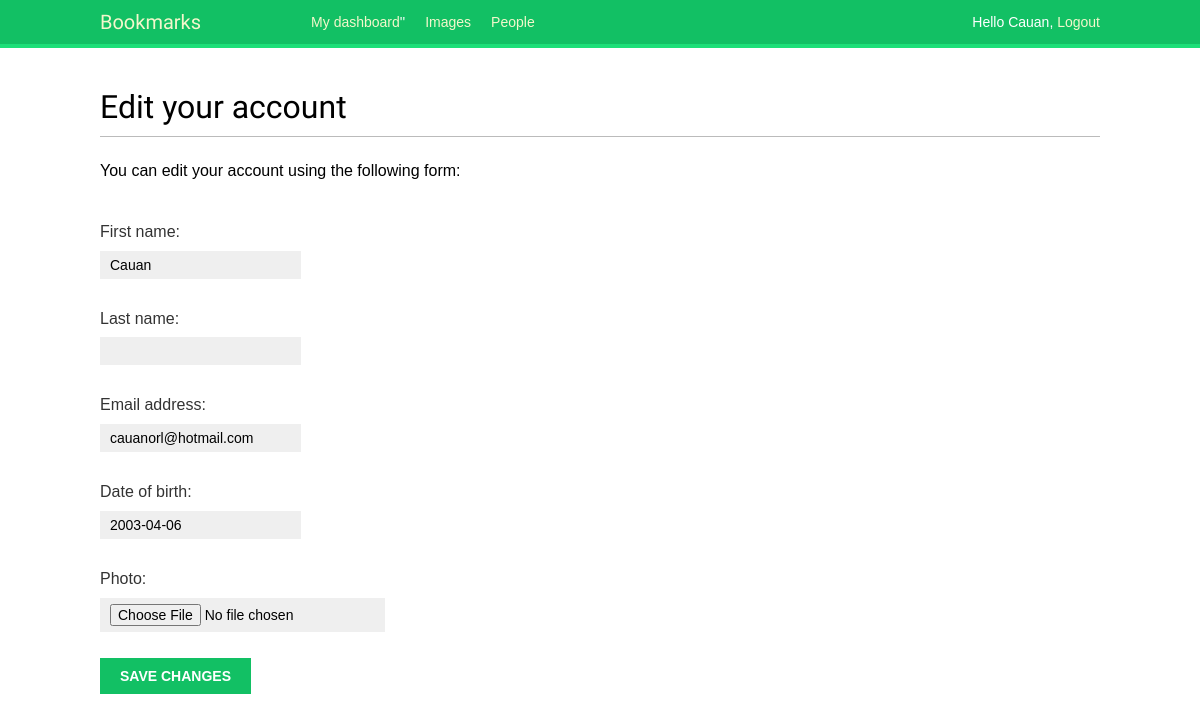
Before: /edit/ (signed in) with the older database file.
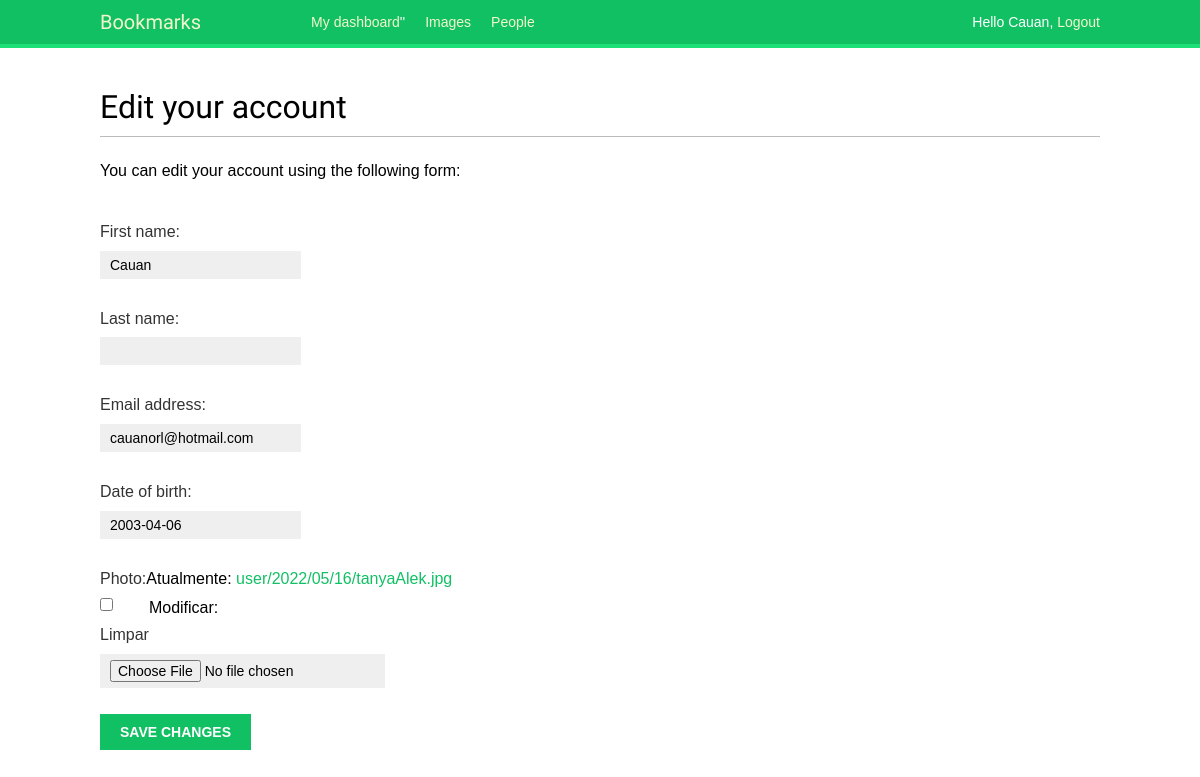
After: the same page with the newer database file.
### account/models.py (models this page shows, shortened)
class Profile(models.Model):
    user = models.OneToOneField(settings.AUTH_USER_MODEL, on_delete=models.CASCADE)
    date_of_birth = models.DateField(blank=True, null=True)
    photo = models.ImageField(upload_to="user/%Y/%m/%d/", blank=True)

### account/views.py (the view)
# urls.py: path('edit/', views.user_edit, name='edit'),
@login_required
def user_edit(request):
    if request.method == "POST":
        user_form = forms.UserEditForm(
            data=request.POST, instance=request.user)
        profile_form = forms.ProfileEditForm(
            data=request.POST,
            instance=request.user.profile,
            files=request.FILES)
        if user_form.is_valid() and profile_form.is_valid():
            profile_form.save()
            user_form.save()
            messages.success(request, 'Profile updated successfully.')
        else:
            messages.error(request, 'Error updating your profile.')
    else:
        user_form = forms.UserEditForm(instance=request.user)
        if not getattr(request.user, 'profile', False):
            models.Profile.objects.create(user=request.user)
        profile_form = forms.ProfileEditForm(instance=request.user.profile)
    return render(request, 'account/edit.html', {
        'user_form': user_form,
        'profile_form': profile_form,
    })

### account/forms.py
class UserEditForm(forms.ModelForm):
    class Meta:
        model = User
        fields = ['first_name', 'last_name', 'email']

class ProfileEditForm(forms.ModelForm):
    class Meta:
        model = models.Profile
        fields = ['date_of_birth', 'photo']

### account/templates/account/edit.html (shortened to what this page needs)
{% extends 'base.html' %}
{% block body %}
  <h1>Edit your account</h1>
  <p>You can edit your account using the following form:</p>
  <form action="" method="post" enctype="multipart/form-data">
    {{ user_form.as_p }}
    {{ profile_form.as_p }}
    <p><input type="submit" value="Save changes"></p>
  </form>
{% endblock %}

### account/templates/base.html (shortened to what this page needs)
{% load static %}
<!DOCTYPE html>
<html lang="pt-br">
  <head>
    <link rel="stylesheet" href="{% static 'registration/css/base.css' %}">
  </head>
  <body>
    <div id="header">
      <span class="logo">Bookmarks</span>
      {% if user.is_authenticated %}
        <ul class="menu">
          <li {% if section == "dashboard" %}class="selected"{% endif %}>
            <a href="{% url "account:dashboard" %}">My dashboard</a>''
          </li>
          <li {% if section == "images" %}class="selected"{% endif %}>
            <a href="{% url "images:list" %}">Images</a>
          </li>
          <li {% if section == "people" %}class="selected"{% endif %}>
            <a href="{% url 'account:list' %}">People</a>
          </li>
        </ul>
      {% endif %}
      <span class="user">
        {% if user.is_authenticated %}
          Hello {{ user.first_name }},
          <a href="{% url "account:logout" %}">Logout</a>
        {% else %}
          <a href="{% url 'account:login' %}">Log-in</a>,
          <a href="{% url 'account:register' %}">Sign-in</a>
        {% endif %}
      </span>
    </div>
    <div id="content">
      {% block body %}{% endblock %}
    </div>
  </body>
</html>

### templates/static/registration/css/base.css (style rules this page uses)
body { margin:0; padding:0; font-family:helvetica, sans-serif; }
p { line-height: 1.8; }
a { color:#12c064; text-decoration:none; }
h1, h2, h3, h4, h5 , h6 { font-family: 'Muli', sans-serif; font-weight:normal; }
h1 { border-bottom:1px solid #bbb; padding:0 0 10px 0; margin:10px 0 20px 0; }
#header { padding:10px 100px; font-size:14px; background:#12c064; color:#fff; border-bottom:4px solid #1cdf78; overflow:auto; }
#header .logo { font-family: 'Muli', sans-serif; float:left; color:#f3f7cc; font-size:20px; margin-right:10%; }
#header ul.menu { list-style:none; float:left; margin:0; padding:0; }
#header ul.menu li { float:left; padding:4px 10px; }
#header a { color:#f3f7cc; }
#header .user { float:right; padding-top:4px; }
#content { padding:30px 100px; }
form { overflow:auto; }
form p { width:100%; overflow:auto; }
label { float:left; clear:both; color:#333; margin-bottom:4px; }
input, textarea { clear:both; float:left; margin:0 0 10px; background:#efefef; border:0; padding:6px 10px; font-size:14px; }
input[type=submit], a.button { font-weight:bold; background:#12c064; color:#fff; padding:10px 20px; font-size:14px; text-transform:uppercase; }

Changed rows visible on the page:
now on this page (row edited): Profile: date_of_birth "2003-04-06"
Other visible differences:
form field as_p: (not shown) → "☐"
form field date_of_birth: "2003-04-06" → (not shown)
text no longer shown: "Date of birth: Photo:"
text now shown: "Date of birth: Photo: Atualmente: user/2022/05/16/tanyaAlek.jpg Limpar Modificar:"
